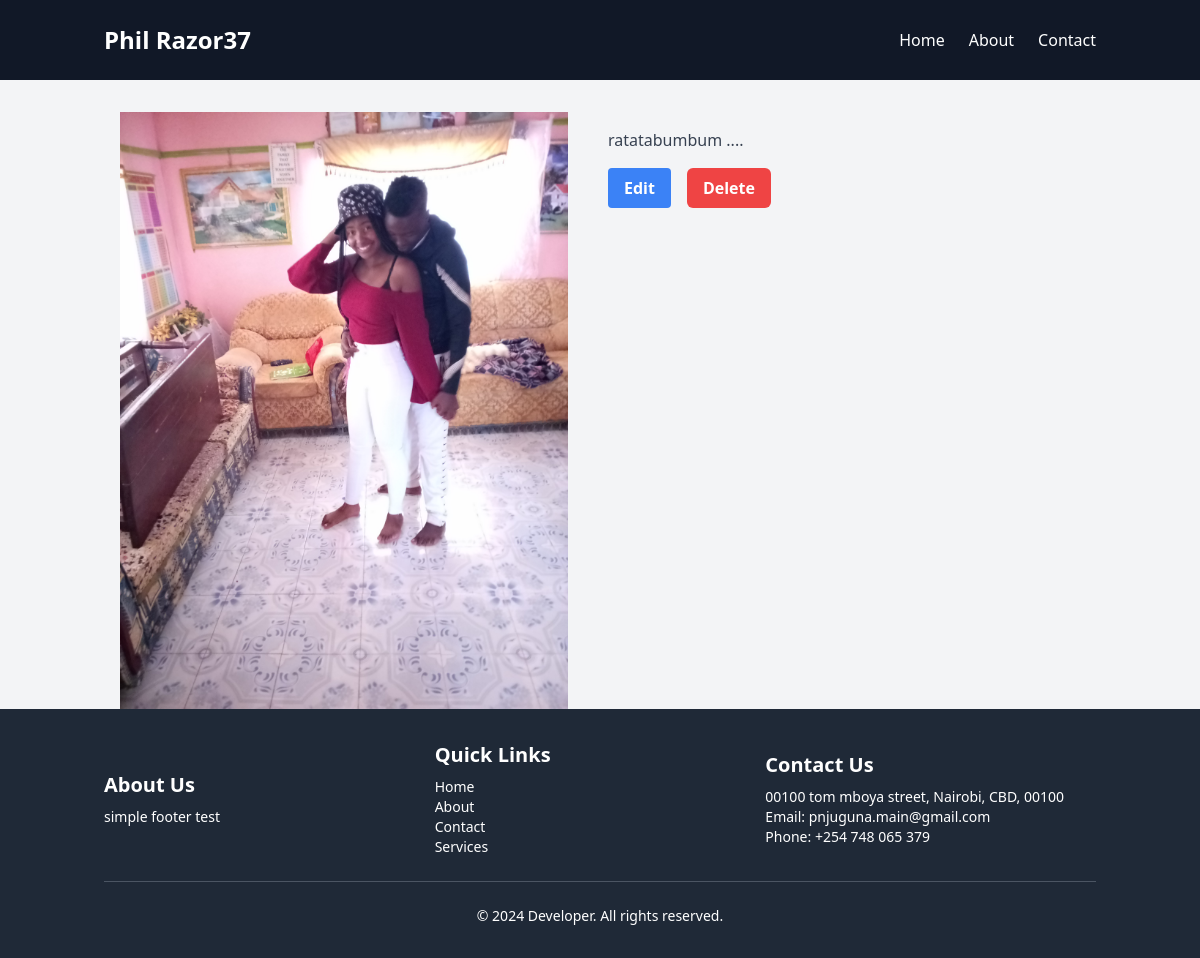
Screenshot of /core/book/9/ with the database file from the repository.
### core/models.py (models this page shows, shortened)
class Book(models.Model):
    book_id  = models.AutoField(primary_key=True)
    title = models.CharField(max_length=255)
    description = models.TextField(blank=True , null=True)
    image = models.ImageField(upload_to='book_images')

### core/views.py (the view)
# urls.py: path('book/<int:pk>/', views.book_detail, name='book_detail'),
def book_detail(request, pk):
    book = get_object_or_404(Book, pk=pk)
    return render(request, 'core/book_detail.html', {'book': book})

### core/templates/core/book_detail.html (shortened to what this page needs)
{% extends 'core/base.html' %}
{% block content %}
    <div class="container mx-auto mt-8 px-4">
        <div class="grid grid-cols-1 md:grid-cols-2 gap-4">
            <div class="max-w-md">
                <img src="{{ book.image.url }}" alt="{{ book.title }}" class="w-full h-auto">
            </div>
            <div>
                <p class="text-gray-700 mb-4">{{ book.description }}</p>
                <div class="flex space-x-4">
                    <a href="{% url 'edit_book' book.book_id %}" class="bg-blue-500 hover:bg-blue-700 text-white font-bold py-2 px-4 rounded">
                        Edit
                    </a>
                    <a href="{% url 'delete_book' book.book_id %}" class="inline-block bg-red-500 hover:bg-red-700 text-white font-bold py-2 px-4 rounded-md transition duration-300 ease-in-out">
                        Delete
                    </a>
                </div>
            </div>
        </div>
    </div>
{% endblock %}

### rows the page displays
Book: image (picture), description "ratatabumbum ...."
